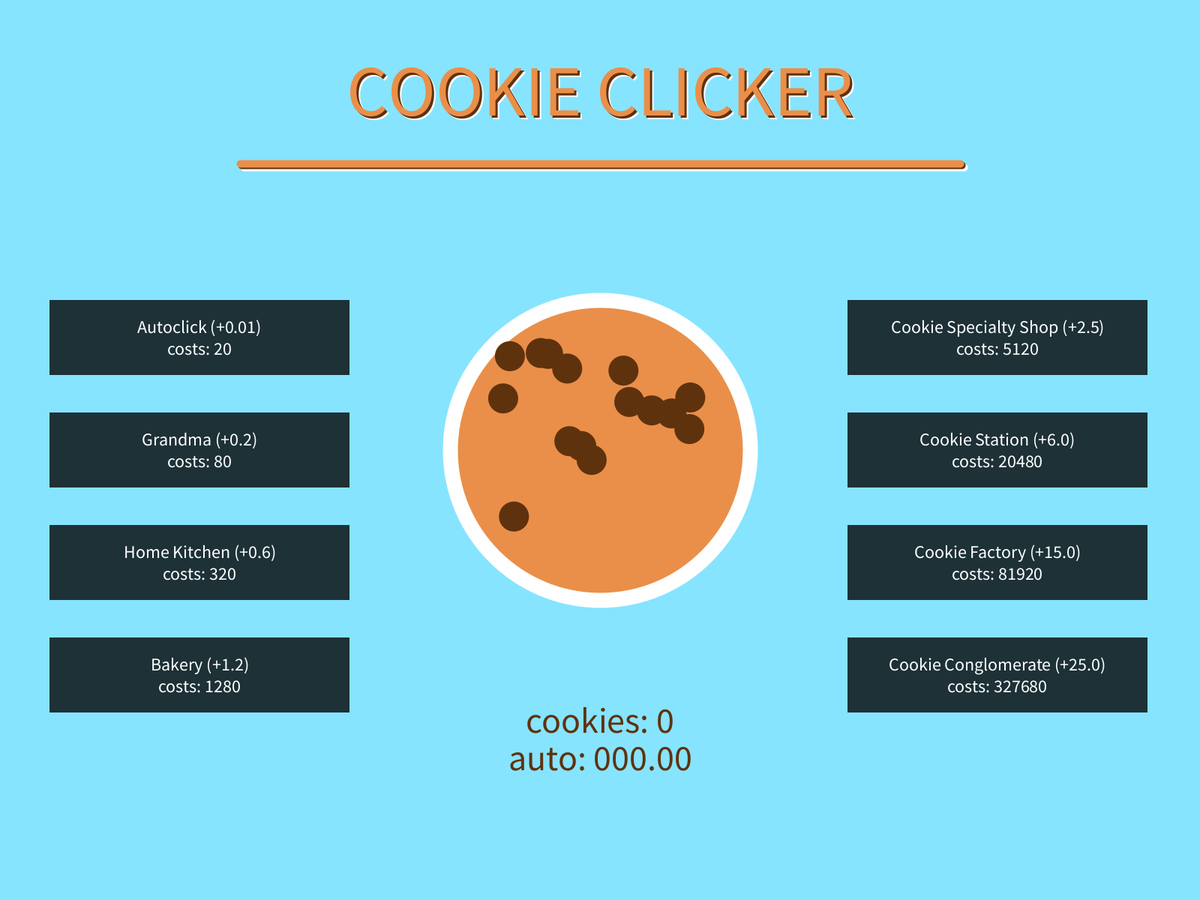
Frame 1 (no input)
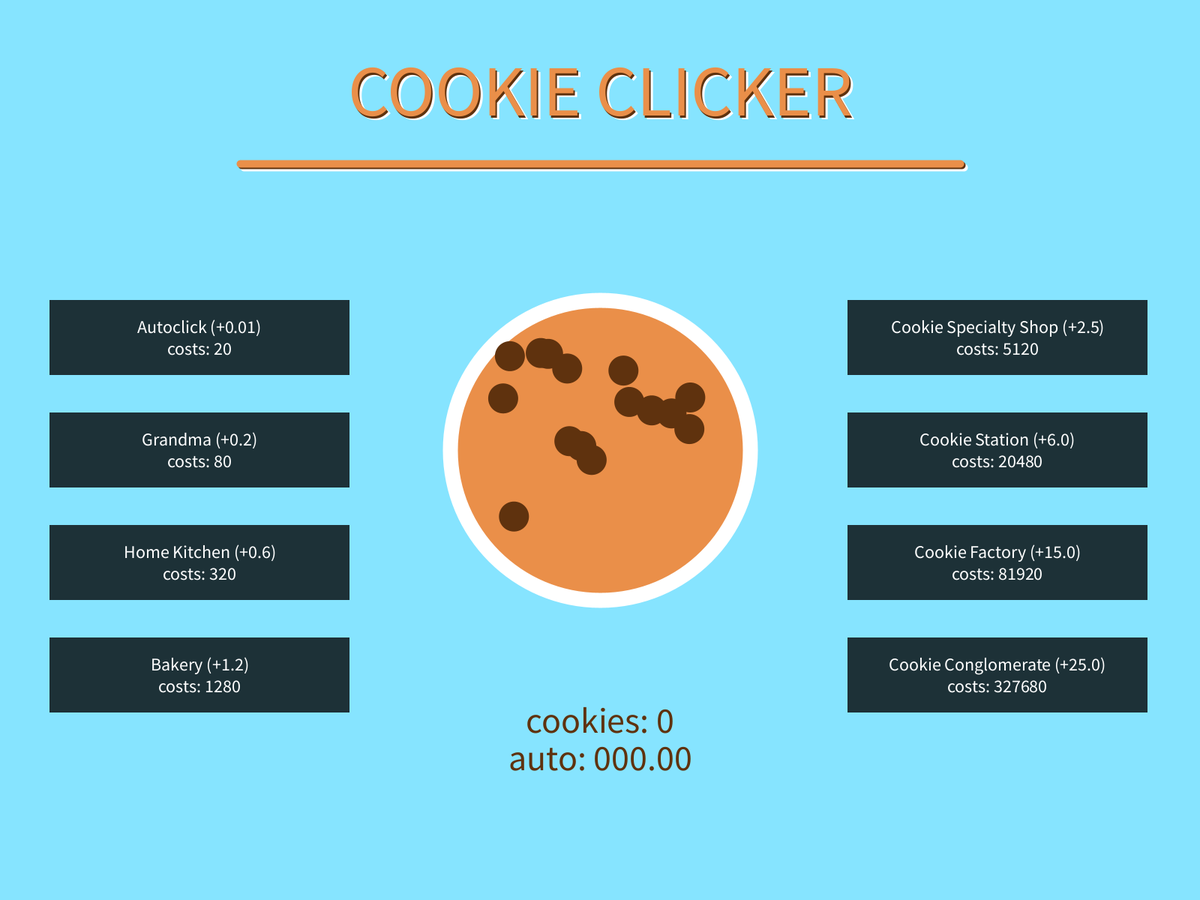
Frame 60 (the mouse pressed at the canvas centre just before this capture)
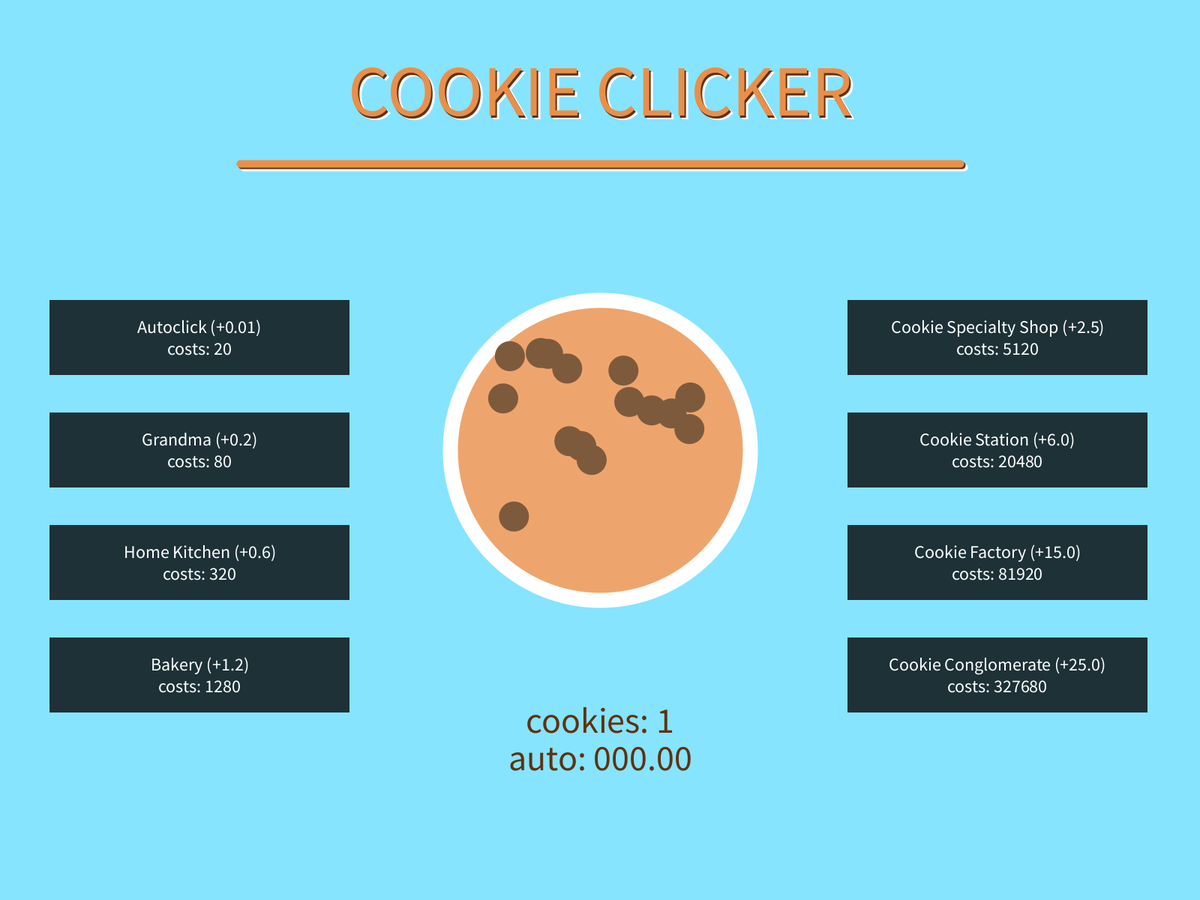
Frame 120 (the mouse held since frame 60 and released just before this capture)

The Processing sketch that drew these frames (run headless with seeded random() and noise(); from frame 60 on, the mouse is pressed at the canvas centre):

// Processing sketch: Cookie_Clicker
// ── Cookie_Clicker.pde
/*

 Personal Project 01
 
 -=-=- Cookie Clicker -=-=-
 
 03/01/2017
 
 */

PImage cookie;
float cookies, cx, cy, cw, ch;
color brown, chocolate, backdrop;
float[] cost = new float[8];

void setup() {
  fullScreen();
  smooth(8);
  frameRate(30);

  brown = #EA8F49;
  chocolate = #5F320E;
  backdrop = #86E4FF;

  background(backdrop);

  cx = width/2-250;
  cy = height/2-250;
  cw = ch = 500;

  cookieDraw(width/2, height/2, 400);
  cookie = get(int(cx), int(cy), int(cw), int(ch));
  cookies = 0;
  
  for (int i = 0; i < 8; i++) {
    cost[i] = 20 * pow(4,i);
  }
  
  amount[0] = 0.01;
  amount[1] = 0.2;
  amount[2] = 0.6;
  amount[3] = 1.2;
  amount[4] = 2.5;
  amount[5] = 6.0;
  amount[6] = 15.0;
  amount[7] = 25.0;
  
}

void draw() {
  background(backdrop);
  title();
  image(cookie, cx, cy, cw, ch);
  displayCookies(width/2, height/5*4);
  cookieButton(width/2, height/2, 400);
  
  upgradeButton("Autoclick (+0.01)\ncosts: ", width/6, height/8*3, 400, 100, 0);
  upgradeButton("Grandma (+0.2)\ncosts: ", width/6, height/8*4, 400, 100, 1);
  upgradeButton("Home Kitchen (+0.6)\ncosts: ", width/6, height/8*5, 400, 100, 2);
  upgradeButton("Bakery (+1.2)\ncosts: ", width/6, height/8*6, 400, 100, 3);
  upgradeButton("Cookie Specialty Shop (+2.5)\ncosts: ", width/6*5, height/8*3, 400, 100, 4);
  upgradeButton("Cookie Station (+6.0)\ncosts: ", width/6*5, height/8*4, 400, 100, 5);
  upgradeButton("Cookie Factory (+15.0)\ncosts: ", width/6*5, height/8*5, 400, 100, 6);
  upgradeButton("Cookie Conglomerate (+25.0)\ncosts: ", width/6*5, height/8*6, 400, 100, 7);
  
  autoClick();
}

float[] chocoX = new float[15];
float[] chocoY = new float[15];

void cookieDraw(float x, float y, float d) {

  stroke(#FFFFFF);
  strokeWeight(d/20);
  fill(brown);
  ellipse(x, y, d, d);

  for (int i = 0; i < 15; i++) {
    chocoX[i] = random(x-(d/3), x+(d/3));
    chocoY[i] = random(y-(d/3), y+(d/3));

    noStroke();
    fill(chocolate);
    ellipse(chocoX[i], chocoY[i], d/10, d/10);
  }
}

void cookieButton(float x, float y, float d) {
  noStroke();
  
  if (dist(mouseX, mouseY, x, y) <= d/2) {

    fill(#FFFFFF, 50);
    ellipse(x, y, d+20, d+20);

    cw = ch = 500;
    cx = width/2-250;
    cy = height/2-250;

    if (mousePressed) {

      cx -= 15;
      cy -= 15;
      cw = ch = 530;

      clickText("+1", width/24*15, height/2);

      cookies += 1;

      mousePressed = false;
    }
  }
}

void clickText(String t, float x, float y) {
  noStroke();
  fill(chocolate);
  textAlign(CENTER, CENTER);
  textSize(48);
  text(t, x, y);
}

void displayCookies(float x, float y) {
  noStroke();
  fill(chocolate);
  textAlign(CENTER, CENTER);
  textSize(48);
  text("cookies: " + int(cookies), x, y);
  
  text("auto: " + nf(auto,3,2), x, y+50);
}

void upgradeButton(String t, float x, float y, float w, float h, int c) {
  
  int opa = 200;

  if (mouseX >= (x-w/2) && mouseX <= (x+w/2) && mouseY >= (y-h/2) && mouseY <= (y+h/2)) {

    opa = 175;

    if (mousePressed) {

      if (cookies >= cost[c]) {
        cookies -= cost[c];
        cost[c] *= 1.10;
        auto += amount[c];
      }

      opa = 225;
      mousePressed = false;
    }
  }
  
  noStroke();
  rectMode(CENTER);
  fill(#000000, opa);
  rect(x, y, w, h);

  textAlign(CENTER, CENTER);
  textSize(24);
  fill(#FFFFFF);
  text(t + int(cost[c]), x, y, w, h);
}

float[] amount = new float[8];
float auto = 0;

void autoClick() {
  cookies += auto;
}

void title() {
  textSize(96);
  textAlign(CENTER,CENTER);
  strokeWeight(10);
  
  fill(255);
  stroke(255);
  text("COOKIE CLICKER",width/2+5,height/10+5);
  line(width/5+5,height/5.5+5,width/5*4+5,height/5.5+5);
  
  fill(chocolate);
  stroke(chocolate);
  text("COOKIE CLICKER",width/2+2.5,height/10+2.5);
  line(width/5+2.5,height/5.5+2.5,width/5*4+2.5,height/5.5+2.5);
  
  fill(brown);
  stroke(brown);
  text("COOKIE CLICKER",width/2,height/10);
  line(width/5,height/5.5,width/5*4,height/5.5);
}
